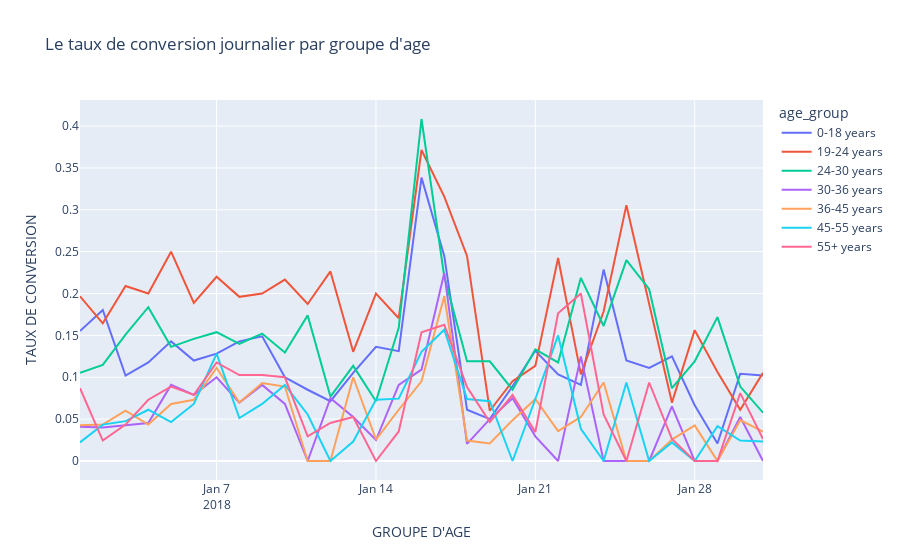

Here is the notebook cell this chart was saved with:
### Markdown cell above
# visualisation

### Code cell
fig_groupe_age = px.line(
    daily_conv_rate_age_group,
    title="Le taux de conversion journalier par groupe d'age\n"
    
)
fig_groupe_age.update_layout(xaxis_title="GROUPE D'AGE", yaxis_title="TAUX DE CONVERSION")
fig_groupe_age.show()
